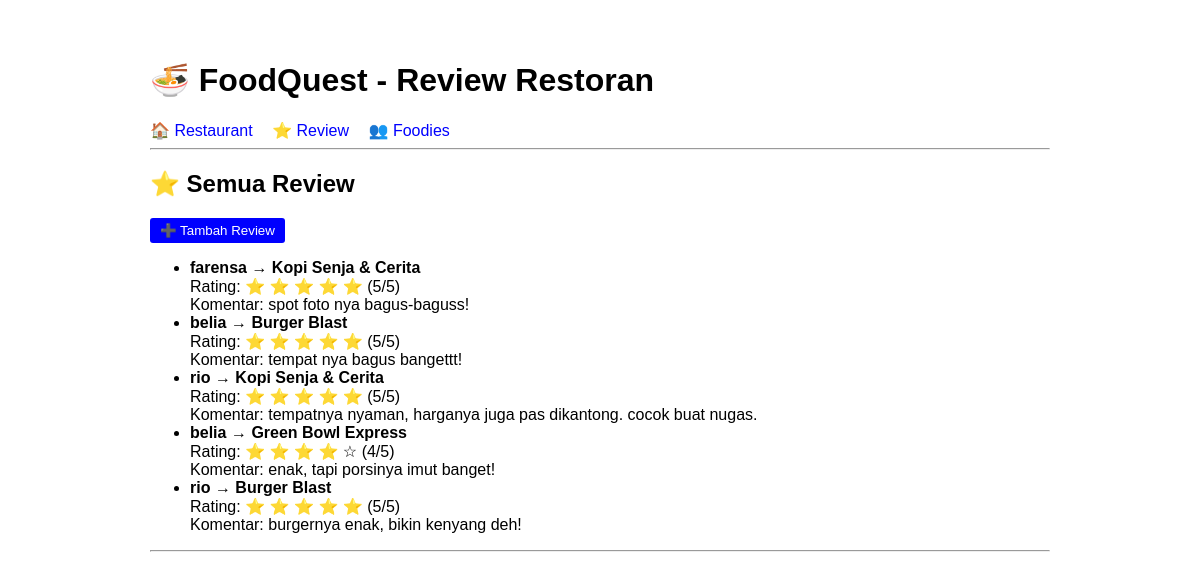
The page /reviews/ on the database as committed earlier.
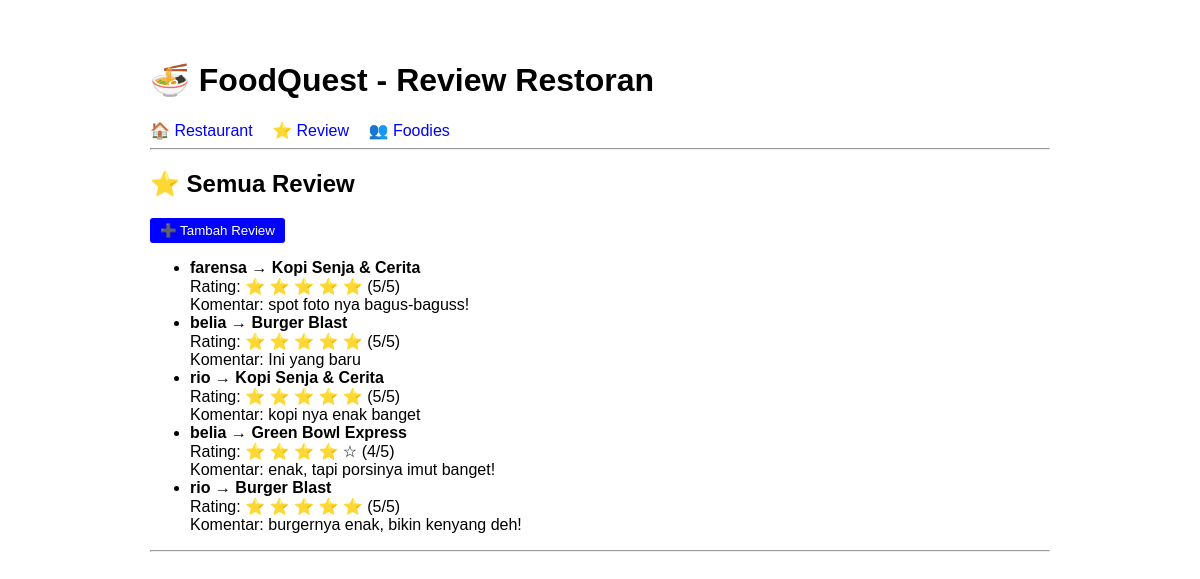
The same page on the database as committed later.
### restaurant/models.py (models this page shows, shortened)
class Review(models.Model):
    RATING_CHOICES = [(i, i) for i in range(1, 6)]
    restaurant = models.ForeignKey(Restaurant, on_delete=models.CASCADE, related_name='reviews')
    foodie = models.ForeignKey(Foodie, on_delete=models.CASCADE, related_name='reviews')
    rating = models.IntegerField(choices=RATING_CHOICES)
    komentar = models.TextField()
    waktu_review = models.DateTimeField(auto_now_add=True)
    class Meta:
        verbose_name_plural = "Reviews"
        ordering = ['-waktu_review']

class Foodie(models.Model):
    username = models.CharField(max_length=150, unique=True)
    email = models.EmailField(unique=True)
    waktu = models.DateTimeField(auto_now_add=True)
    class Meta:
        verbose_name_plural = "Foodies"

class Restaurant(models.Model):
    KATEGORI_CHOICES = [
        ('kafe', 'Cafe'),
        ('fine_dining', 'Fine Dining Restaurant'),
        ('casual_dining', 'Casual Dining Restaurant'),
        ('fast_casual', 'Fast Casual Dining'),
        ('fast_food', 'Fast Food Restaurant'),
    ]
    nama = models.CharField(max_length=100)
    lokasi = models.CharField(max_length=200)
    kategori = models.CharField(max_length=50, choices=KATEGORI_CHOICES)
    no_telp = models.CharField(max_length=20)
    deskripsi = models.TextField()
    class Meta:
        verbose_name_plural = "Restaurants"

### restaurant/views.py (the view)
# urls.py: path('reviews/', views.ReviewListView.as_view(), name='review_list'),
class ReviewListView(ListView):
    model = Review
    template_name = 'restaurant/review_list.html'
    context_object_name = 'reviews'

### restaurant/templates/restaurant/review_list.html
{% extends 'restaurant/base.html' %}
{% block content %}
<h2>⭐ Semua Review</h2>
<a href="{% url 'review_create' %}"><button>➕ Tambah Review</button></a>
<ul>
    {% for review in reviews %}
    <li>
        <strong>{{ review.foodie.username }}</strong>
        → <strong>{{ review.restaurant.nama }}</strong>
        <br>
        Rating:
        {% for i in "12345" %}
            {% if i|add:0 <= review.rating %}⭐{% else %}☆{% endif %}
        {% endfor %}
        ({{ review.rating }}/5)
        <br>
        Komentar: {{ review.komentar|truncatewords:15 }}
        <br>
    </li>
    {% empty %}
    <li>Belum ada review.</li>
    {% endfor %}
</ul>
{% endblock %}

### restaurant/templates/restaurant/base.html (shortened to what this page needs)
<!DOCTYPE html>
<html lang="id">
<head>
</head>
<body>
    <h1>🍜 FoodQuest - Review Restoran</h1>
    <nav>
        <a href="{% url 'restaurant_list' %}">🏠 Restaurant</a>
        <a href="{% url 'review_list' %}">⭐ Review</a>
        <a href="{% url 'foodie_list' %}">👥 Foodies</a>
    </nav>
    <hr>
    {% block content %}{% endblock %}
    <hr>
</body>
</html>

### restaurant/templates/restaurant/base.html (style rules this page uses)
body { font-family: Arial, sans-serif; max-width: 900px; margin: 20px auto; padding: 20px; }
nav a { margin-right: 15px; color: blue; text-decoration: none; }
a { color: blue; text-decoration: none; }
button { padding: 5px 10px; background: blue; color: white; border: none; border-radius: 3px; cursor: pointer; }

Rows that differ between the two databases and show on the page:
changed Review: komentar "tempat nya bagus bangettt!" → "Ini yang baru"
changed Review: komentar "tempatnya nyaman, harganya juga pas dikantong. cocok buat nugas." → "kopi nya enak banget"
